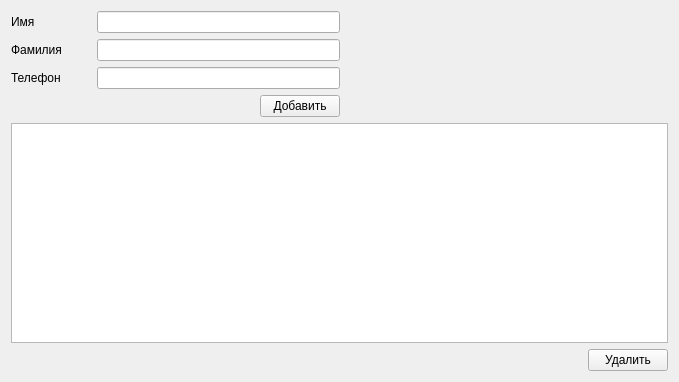
<?xml version="1.0" encoding="UTF-8"?>
<ui version="4.0">
 <class>Form</class>
 <widget class="QWidget" name="Form">
  <property name="geometry">
   <rect>
    <x>0</x>
    <y>0</y>
    <width>679</width>
    <height>382</height>
   </rect>
  </property>
  <property name="windowTitle">
   <string>Form</string>
  </property>
  <layout class="QVBoxLayout" name="verticalLayout_3">
   <item>
    <layout class="QHBoxLayout" name="horizontalLayout_8">
     <property name="sizeConstraint">
      <enum>QLayout::SetNoConstraint</enum>
     </property>
     <item>
      <layout class="QVBoxLayout" name="verticalLayout">
       <item>
        <layout class="QHBoxLayout" name="horizontalLayout_7">
         <item>
          <widget class="QLabel" name="label">
           <property name="minimumSize">
            <size>
             <width>80</width>
             <height>0</height>
            </size>
           </property>
           <property name="text">
            <string>Имя</string>
           </property>
          </widget>
         </item>
         <item>
          <widget class="QLineEdit" name="lineEditName"/>
         </item>
        </layout>
       </item>
       <item>
        <layout class="QHBoxLayout" name="horizontalLayout_6">
         <item>
          <widget class="QLabel" name="label_2">
           <property name="minimumSize">
            <size>
             <width>80</width>
             <height>0</height>
            </size>
           </property>
           <property name="text">
            <string>Фамилия</string>
           </property>
          </widget>
         </item>
         <item>
          <widget class="QLineEdit" name="lineEditSurname"/>
         </item>
        </layout>
       </item>
       <item>
        <layout class="QHBoxLayout" name="horizontalLayout_5">
         <item>
          <widget class="QLabel" name="label_3">
           <property name="minimumSize">
            <size>
             <width>80</width>
             <height>0</height>
            </size>
           </property>
           <property name="text">
            <string>Телефон</string>
           </property>
          </widget>
         </item>
         <item>
          <widget class="QLineEdit" name="lineEditPhone"/>
         </item>
        </layout>
       </item>
       <item>
        <layout class="QHBoxLayout" name="horizontalLayout_4"/>
       </item>
       <item>
        <layout class="QHBoxLayout" name="horizontalLayout_2">
         <item>
          <spacer name="horizontalSpacer_3">
           <property name="orientation">
            <enum>Qt::Horizontal</enum>
           </property>
           <property name="sizeHint" stdset="0">
            <size>
             <width>40</width>
             <height>20</height>
            </size>
           </property>
          </spacer>
         </item>
         <item>
          <widget class="QPushButton" name="pushButtonAdd">
           <property name="text">
            <string>Добавить</string>
           </property>
          </widget>
         </item>
        </layout>
       </item>
      </layout>
     </item>
     <item>
      <layout class="QVBoxLayout" name="verticalLayout_2">
       <item>
        <layout class="QHBoxLayout" name="horizontalLayout">
         <item>
          <spacer name="horizontalSpacer">
           <property name="orientation">
            <enum>Qt::Horizontal</enum>
           </property>
           <property name="sizeHint" stdset="0">
            <size>
             <width>40</width>
             <height>20</height>
            </size>
           </property>
          </spacer>
         </item>
        </layout>
       </item>
      </layout>
     </item>
    </layout>
   </item>
   <item>
    <widget class="QTableView" name="tableView">
     <property name="sizePolicy">
      <sizepolicy hsizetype="Expanding" vsizetype="Expanding">
       <horstretch>0</horstretch>
       <verstretch>1</verstretch>
      </sizepolicy>
     </property>
    </widget>
   </item>
   <item>
    <layout class="QHBoxLayout" name="horizontalLayout_3">
     <item>
      <spacer name="horizontalSpacer_2">
       <property name="orientation">
        <enum>Qt::Horizontal</enum>
       </property>
       <property name="sizeHint" stdset="0">
        <size>
         <width>40</width>
         <height>20</height>
        </size>
       </property>
      </spacer>
     </item>
     <item>
      <widget class="QPushButton" name="pushButtonDel">
       <property name="text">
        <string>Удалить</string>
       </property>
      </widget>
     </item>
    </layout>
   </item>
  </layout>
 </widget>
 <resources/>
 <connections/>
</ui>
